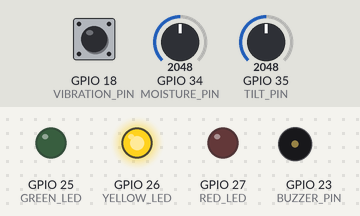
A sketch run on a simulated ESP32. On the bench: output pins drawn as LEDs (lit = HIGH), buzzer (waves = sounding). Inputs (shaded band) come from the test bench; at power-on: GPIO 35 (TILT_PIN) = 2048, GPIO 34 (MOISTURE_PIN) = 2048, GPIO 18 (VIBRATION_PIN) HIGH (analog values on the 0–4095 scale). What the sketch prints to the serial monitor is not drawn.

Above: at 1.2 s.
1.3 s: GPIO 35 (TILT_PIN) set to 2137
2.8 s: GPIO 35 (TILT_PIN) set to 2246
At 3.5 s:
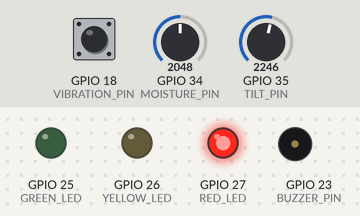
5.8 s: GPIO 35 (TILT_PIN) set to 960
At 7.0 s:
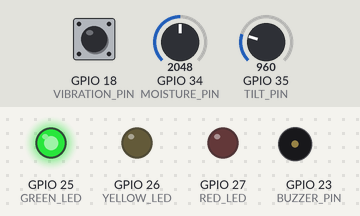
7.3 s: GPIO 34 (MOISTURE_PIN) set to 2416
10.3 s: GPIO 34 (MOISTURE_PIN) set to 2493
At 11.2 s:
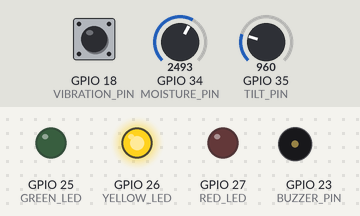
13.3 s: GPIO 34 (MOISTURE_PIN) set to 2047
At 13.8 s:
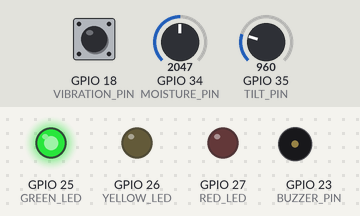
Timing chart, 0 to 15.8 s (numbered marks = the images above; inputs shaded):
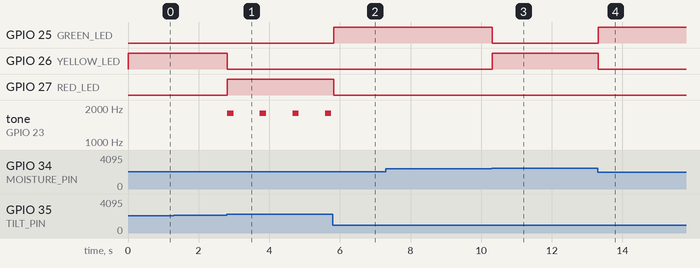

The sketch:

sketch.ino
```cpp
/*
  HimRakshak virtual sensor node
  Run in Wokwi with the included diagram.json.
  Potentiometer #1 simulates soil moisture, potentiometer #2 simulates tilt,
  and the pushbutton simulates a vibration burst.

  This is software simulation. It does NOT use a real sensor or LoRa radio.
*/
#include <Arduino.h>

const int MOISTURE_PIN = 34;  // Potentiometer 1: 0..100
const int TILT_PIN = 35;      // Potentiometer 2: 0..15 degrees
const int VIBRATION_PIN = 18; // Button press = vibration burst
const int GREEN_LED = 25;
const int YELLOW_LED = 26;
const int RED_LED = 27;
const int BUZZER_PIN = 23;

unsigned long lastReport = 0;
unsigned long lastBeep = 0;
unsigned long sequenceNumber = 0;

struct Assessment {
  int score;
  const char* level;
};

Assessment assessRisk(int moisture, float tiltDeg, int vibration) {
  float moisturePart = max(0.0f, (moisture - 45.0f) / 55.0f) * 35.0f;
  float tiltPart = max(0.0f, (tiltDeg - 2.0f) / 10.0f) * 45.0f;
  float vibrationPart = max(0.0f, (vibration - 25.0f) / 75.0f) * 20.0f;
  int score = (int)constrain(round(moisturePart + tiltPart + vibrationPart), 0, 100);

  const char* level = "NORMAL";
  if (tiltDeg >= 8.0f || (moisture >= 75 && tiltDeg >= 4.0f) || score >= 55) {
    level = "CRITICAL";
  } else if (moisture >= 60 || tiltDeg >= 4.0f || vibration >= 65 || score >= 25) {
    level = "WARNING";
  }
  return {score, level};
}

void setup() {
  Serial.begin(115200);
  pinMode(VIBRATION_PIN, INPUT_PULLUP);
  pinMode(GREEN_LED, OUTPUT);
  pinMode(YELLOW_LED, OUTPUT);
  pinMode(RED_LED, OUTPUT);
  pinMode(BUZZER_PIN, OUTPUT);
  analogReadResolution(12);
  Serial.println("HimRakshak Wokwi simulation starting. Pot1=moisture, Pot2=tilt, button=vibration.");
}

void loop() {
  int moisture = map(analogRead(MOISTURE_PIN), 0, 4095, 0, 100);
  float tiltDeg = map(analogRead(TILT_PIN), 0, 4095, 0, 150) / 10.0f;
  int vibration = (digitalRead(VIBRATION_PIN) == LOW) ? 85 : 12;
  Assessment a = assessRisk(moisture, tiltDeg, vibration);

  bool high = strcmp(a.level, "CRITICAL") == 0;
  bool warning = strcmp(a.level, "WARNING") == 0;
  digitalWrite(GREEN_LED, (!high && !warning) ? HIGH : LOW);
  digitalWrite(YELLOW_LED, warning ? HIGH : LOW);
  digitalWrite(RED_LED, high ? HIGH : LOW);

  unsigned long now = millis();
  if (high && now - lastBeep >= 900) {
    tone(BUZZER_PIN, 1800, 180);
    lastBeep = now;
  } else if (!high) {
    noTone(BUZZER_PIN);
  }

  if (now - lastReport >= 1000) {
    lastReport = now;
    sequenceNumber++;
    // This one-line JSON is easy to copy from Wokwi Serial Monitor into the browser dashboard.
    Serial.printf(
      "{\"node_id\":\"HR-01\",\"sequence\":%lu,\"timestamp\":\"SIMULATED\",\"soil_moisture_pct\":%d,\"tilt_deg\":%.1f,\"vibration_level\":%d,\"battery_pct\":82,\"risk\":\"%s\",\"risk_score_demo\":%d,\"transport\":\"WOKWI_SOFTWARE_SIMULATION\"}\n",
      sequenceNumber, moisture, tiltDeg, vibration, a.level, a.score
    );
  }
  delay(30);
}
```

Measured:
- the behaviour switches between 2183 and 2184 on GPIO 35 (TILT_PIN) (found by bisection; images 0 and 1)
- the behaviour switches between 2456 and 2457 on GPIO 34 (MOISTURE_PIN) (found by bisection; images 2 and 3)
- after the input at 1.3 s, every drawn part: stays the same
- after the input at 2.8 s, GPIO 26 (YELLOW_LED): HIGH → LOW at once; GPIO 27 (RED_LED): LOW → HIGH at once; tone on GPIO 23 (BUZZER_PIN): alternates 1800 Hz for 0.18 s and silent for 0.74 s, starting at once
- after the input at 5.8 s, GPIO 25 (GREEN_LED): LOW → HIGH at once; GPIO 27 (RED_LED): HIGH → LOW at once; tone on GPIO 23 (BUZZER_PIN): stays silent (without the input it goes to 1800 Hz after 0.70 s)
- after the input at 7.3 s, every drawn part: stays the same
- after the input at 10.3 s, GPIO 25 (GREEN_LED): HIGH → LOW at once; GPIO 26 (YELLOW_LED): LOW → HIGH at once
- after the input at 13.3 s, GPIO 25 (GREEN_LED): LOW → HIGH at once; GPIO 26 (YELLOW_LED): HIGH → LOW at once
